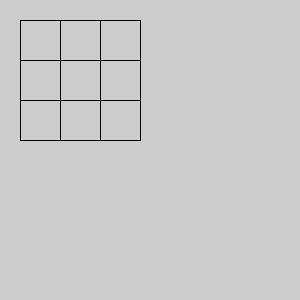
Frame 1 (no input)
Frame 60 (the mouse pressed at the canvas centre just before this capture): identical to frame 1, image omitted
Frame 120 (the mouse held since frame 60 and released just before this capture): identical to frame 1, image omitted

The Processing sketch that drew this single still picture (run headless with seeded random() and noise(); from frame 60 on, the mouse is pressed at the canvas centre):

// Processing sketch: exercicio6
// ── exercicio6.pde
// exercicio 6
//Desenhe a figura abaixo usando a chamada à função
//rect(x, y, largura, altura), sendo invocada exatamente 3 vezes:
//um quadrado com 9 subquadrados, lembrando um tabuleiro de jogo da velha

void setup() {
  size(300,300);
  noFill();
}

void draw() {
  int offset = 20;
  int tamanhoQuadrado = 40;
  rect(offset, offset, tamanhoQuadrado*2, tamanhoQuadrado*3);
  rect(offset+tamanhoQuadrado, offset, tamanhoQuadrado*2, tamanhoQuadrado*3);
  rect(offset, offset+tamanhoQuadrado, tamanhoQuadrado*3, tamanhoQuadrado);
}
